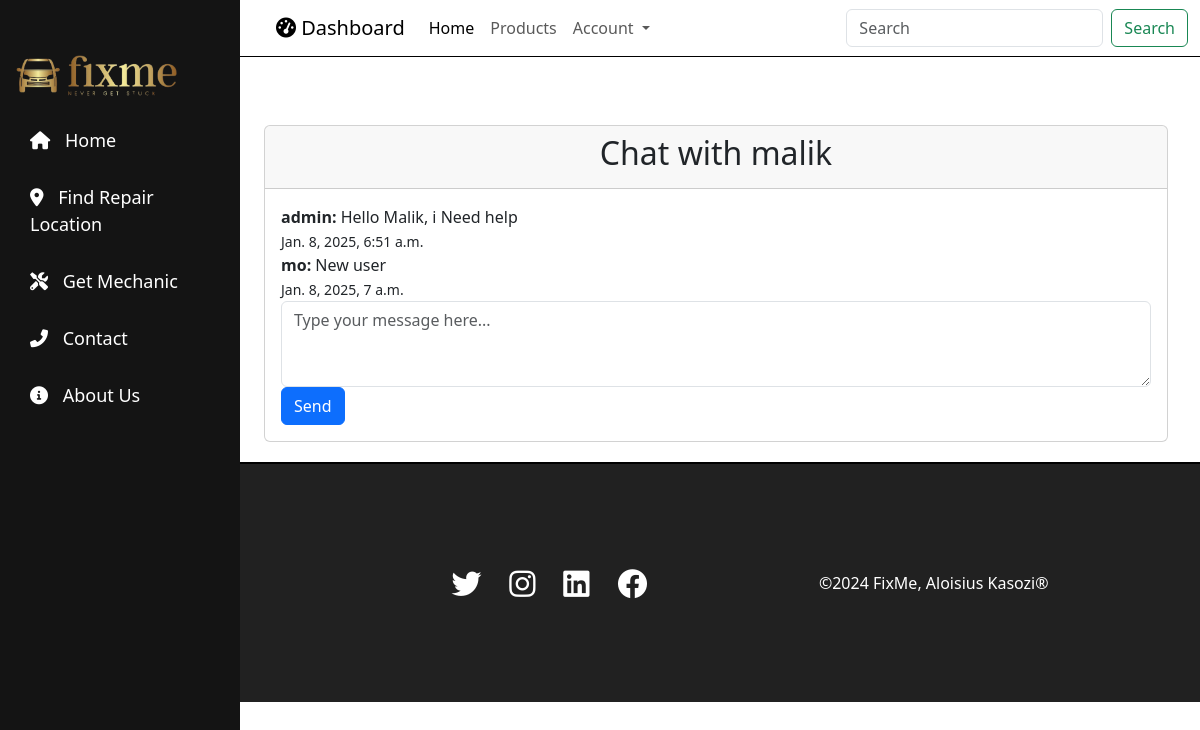
/chat_with_mechanic/6/, run on an earlier commit of the app's database.
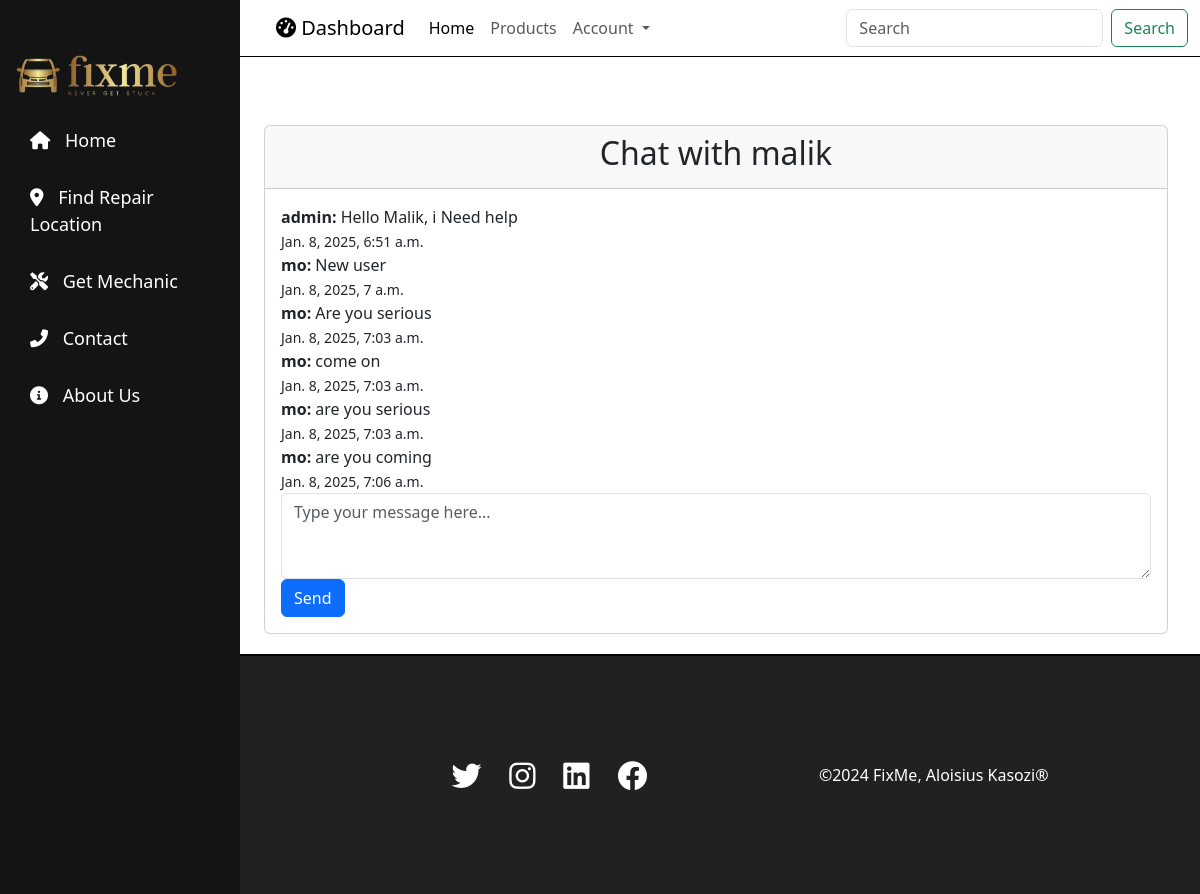
And on a later commit of the database.
### fixmeApp/models.py (models this page shows, shortened)
class Mechanic(models.Model):
    name = models.CharField(max_length=30)
    email = models.EmailField(validators=[EmailValidator(message="Please enter a valid email address")])
    location = models.CharField(max_length=30)
    experience = models.SmallIntegerField(default=0)
    phone = models.CharField(max_length=14, validators=[MinLengthValidator(10), MaxLengthValidator(14)])
    bio = models.CharField(max_length=100, null=True, blank=True)
    dis_img = models.ImageField(null=True, blank=True)
    created_at = models.DateTimeField(auto_now_add=True)

class Message(models.Model):
    mechanic = models.ForeignKey(Mechanic, on_delete=models.CASCADE)
    user = models.ForeignKey(User, on_delete=models.CASCADE)
    content = models.TextField()
    timestamp = models.DateTimeField(auto_now_add=True)

### fixmeApp/views.py (the view)
# urls.py: path('chat_with_mechanic/<int:mechanic_id>/', views.chat_with_mechanic, name='chat_with_mechanic'),
def chat_with_mechanic(request, mechanic_id):
    mechanic = get_object_or_404(Mechanic, id=mechanic_id)
    messages = Message.objects.filter(mechanic=mechanic).order_by('timestamp')
    return render(request, 'chat_with_mechanic.html', {'mechanic': mechanic, 'messages': messages})

### fixmeApp/templates/chat_with_mechanic.html (shortened to what this page needs)
{% extends 'base.html' %}
{% block content %}
<div class="container mt-5">
    <div class="card">
        <div class="card-header">
            <center><h2>Chat with {{ mechanic.name }}</h2></center>
        </div>
        <div class="card-body">
            <div class="chat-box">
                {% for message in messages %}
                    <div class="message">
                        <strong>{{ message.user.username }}:</strong> {{ message.content }}
                        <br><small>{{ message.timestamp }}</small>
                    </div>
                {% endfor %}
            </div>
            <form method="post" action="{% url 'send_message' mechanic.id %}">
                <div class="form-group">
                    <textarea class="form-control" name="message" rows="3" placeholder="Type your message here..."></textarea>
                </div>
                <button type="submit" class="btn btn-primary">Send</button>
            </form>
        </div>
    </div>
</div>
{% endblock %}

### fixmeApp/templates/base.html (shortened to what this page needs)
{% load static %}
<!DOCTYPE html>
<html lang="en">
<head>
    <link rel="stylesheet" href="{% static 'css/nav.css' %}">
    <link rel="stylesheet" href="{% static 'css/main.css' %}">
    <link rel="stylesheet" href="https://cdnjs.cloudflare.com/ajax/libs/font-awesome/6.0.0-beta3/css/all.min.css">
    <link href="https://cdn.jsdelivr.net/npm/bootstrap@5.3.3/dist/css/bootstrap.min.css" rel="stylesheet">
</head>
<body>
    <header>
        <nav>
            <nav class="navbar navbar-expand-lg">
                <div class="container-fluid">
                    <a class="navbar-brand" href="{% url 'dashboard' %}"><i class="fas fa-tachometer-alt"></i> Dashboard</a>
                  <div class="collapse navbar-collapse" id="navbarSupportedContent">
                    <ul class="navbar-nav me-auto mb-2 mb-lg-0">
                      <li class="nav-item">
                        <a class="nav-link active" aria-current="page" href="#">Home</a>
                      </li>
                      <li class="nav-item">
                        <a class="nav-link" href="#">Products</a>
                      </li>
                      <li class="nav-item dropdown">
                        <a class="nav-link dropdown-toggle" href="#" role="button" data-bs-toggle="dropdown" aria-expanded="false">
                          Account
                        </a>
                      </li>
                    </ul>
                    <form class="d-flex" role="search">
                      <input class="form-control me-2" type="search" placeholder="Search" aria-label="Search">
                      <button class="btn btn-outline-success" type="submit">Search</button>
                    </form>
                  </div>
                </div>
              </nav>
            <div class="sidenav" id="side">
                <br>
                <img src="{% static 'images/homeimages/logo1.png' %}" alt="" width="200px">
                <a href="{% url 'home' %}"><i class="fas fa-home"></i> Home</a>
                <a href="{% url 'repairlocation' %}"><i class="fas fa-map-marker-alt"></i> Find Repair Location</a>
                <a href="{% url 'mechanic' %}"><i class="fas fa-tools"></i> Get Mechanic</a>
                <a href="{% url 'contact' %}"><i class="fas fa-phone-alt"></i> Contact</a>
                <a href="{% url 'about' %}"><i class="fas fa-info-circle"></i> About Us</a>
            </div>
        </nav>
    </header>
    <main>
        <section class="first">
            {% block content %}
            {% endblock %}
        </section>
    </main>
    <footer>
        <div class="footer-links">
            <i class="fab fa-twitter"></i>
            <i class="fab fa-instagram"></i>
            <i class="fab fa-linkedin"></i>
            <i class="fab fa-facebook"></i>
        </div>
        <div class="footercopy">
            &copy;2024 FixMe, Aloisius Kasozi&reg;
        </div>
    </footer>
</body>
</html>

### fixmeApp/static/css/nav.css (style rules this page uses)
* { margin: 0; padding: 0; box-sizing: border-box; line-height: 1.5; }
.container-fluid { padding-left: 23% !important; }
.navbar { border-bottom: 1px solid black ; color: white !important; }
body { font-family: Arial, sans-serif; background-color: #f4f4f4; width: 100vw; }
.sidenav { height: 100%; width: 20%; position: fixed; z-index: 1; top: 0; left: 0; background-color: #141414; padding-top: 20px; transition: 0.5s; }
.sidenav a { padding: 15px 20px; padding-left: 30px; text-decoration: none; font-size: 18px; color: #ffffff; display: block; transition: all 0.3s ease-in-out; }
.sidenav i { margin-right: 10px; }
main { padding: 20px; background-color: #fff; color: #212121; }
.first { margin-left: 20%; }

### fixmeApp/static/css/main.css (style rules this page uses)
footer { border-top: 2px solid black; height: 30vh; background-color: #212121; display: flex; justify-content: space-evenly; align-items: center; color: white; padding-left: 25%; }
.footer-links { font-size: 30px; }
.footer-links i { margin-right: 20px; transition: all 0.3s ease-in-out; }

What changed in the data, as far as the page shows it:
added Message: user.username "mo", content "Are you serious", timestamp "Jan. 8, 2025, 7:03 a.m."
added Message: user.username "mo", content "come on", timestamp "Jan. 8, 2025, 7:03 a.m."
added Message: user.username "mo", content "are you serious", timestamp "Jan. 8, 2025, 7:03 a.m."
added Message: user.username "mo", content "are you coming", timestamp "Jan. 8, 2025, 7:06 a.m."
